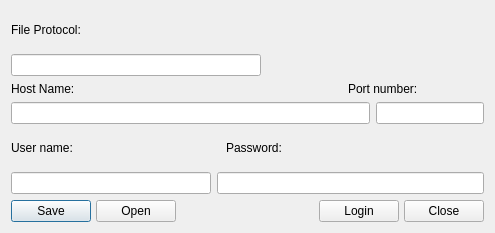
<?xml version="1.0" encoding="UTF-8"?>
<ui version="4.0">
 <class>NewSession</class>
 <widget class="QDialog" name="NewSession">
  <property name="windowModality">
   <enum>Qt::NonModal</enum>
  </property>
  <property name="geometry">
   <rect>
    <x>0</x>
    <y>0</y>
    <width>495</width>
    <height>233</height>
   </rect>
  </property>
  <property name="sizePolicy">
   <sizepolicy hsizetype="Fixed" vsizetype="Fixed">
    <horstretch>0</horstretch>
    <verstretch>0</verstretch>
   </sizepolicy>
  </property>
  <property name="minimumSize">
   <size>
    <width>495</width>
    <height>233</height>
   </size>
  </property>
  <property name="maximumSize">
   <size>
    <width>495</width>
    <height>233</height>
   </size>
  </property>
  <property name="baseSize">
   <size>
    <width>495</width>
    <height>233</height>
   </size>
  </property>
  <property name="focusPolicy">
   <enum>Qt::TabFocus</enum>
  </property>
  <property name="contextMenuPolicy">
   <enum>Qt::NoContextMenu</enum>
  </property>
  <property name="windowTitle">
   <string>New Session</string>
  </property>
  <layout class="QGridLayout" name="gridLayout">
   <item row="0" column="0">
    <widget class="QLabel" name="label">
     <property name="text">
      <string>File Protocol:</string>
     </property>
     <property name="textFormat">
      <enum>Qt::AutoText</enum>
     </property>
    </widget>
   </item>
   <item row="2" column="0">
    <widget class="QLineEdit" name="lineEdit">
     <property name="sizePolicy">
      <sizepolicy hsizetype="Fixed" vsizetype="Fixed">
       <horstretch>0</horstretch>
       <verstretch>0</verstretch>
      </sizepolicy>
     </property>
     <property name="minimumSize">
      <size>
       <width>250</width>
       <height>0</height>
      </size>
     </property>
    </widget>
   </item>
   <item row="3" column="0">
    <layout class="QHBoxLayout" name="horizontalLayout_2">
     <property name="spacing">
      <number>200</number>
     </property>
     <item>
      <widget class="QLabel" name="label_3">
       <property name="sizePolicy">
        <sizepolicy hsizetype="Preferred" vsizetype="Fixed">
         <horstretch>0</horstretch>
         <verstretch>0</verstretch>
        </sizepolicy>
       </property>
       <property name="text">
        <string>Host Name:</string>
       </property>
      </widget>
     </item>
     <item>
      <widget class="QLabel" name="label_2">
       <property name="sizePolicy">
        <sizepolicy hsizetype="Preferred" vsizetype="Fixed">
         <horstretch>0</horstretch>
         <verstretch>0</verstretch>
        </sizepolicy>
       </property>
       <property name="text">
        <string>Port number:</string>
       </property>
      </widget>
     </item>
    </layout>
   </item>
   <item row="4" column="0">
    <layout class="QHBoxLayout" name="horizontalLayout">
     <item>
      <widget class="QLineEdit" name="lineEdit_3">
       <property name="enabled">
        <bool>true</bool>
       </property>
       <property name="sizePolicy">
        <sizepolicy hsizetype="Expanding" vsizetype="Fixed">
         <horstretch>0</horstretch>
         <verstretch>0</verstretch>
        </sizepolicy>
       </property>
       <property name="minimumSize">
        <size>
         <width>300</width>
         <height>0</height>
        </size>
       </property>
      </widget>
     </item>
     <item>
      <widget class="QLineEdit" name="lineEdit_2">
       <property name="sizePolicy">
        <sizepolicy hsizetype="Fixed" vsizetype="Fixed">
         <horstretch>0</horstretch>
         <verstretch>0</verstretch>
        </sizepolicy>
       </property>
      </widget>
     </item>
    </layout>
   </item>
   <item row="5" column="0">
    <layout class="QHBoxLayout" name="horizontalLayout_3">
     <property name="spacing">
      <number>0</number>
     </property>
     <item>
      <widget class="QLabel" name="label_5">
       <property name="sizePolicy">
        <sizepolicy hsizetype="Fixed" vsizetype="Preferred">
         <horstretch>0</horstretch>
         <verstretch>0</verstretch>
        </sizepolicy>
       </property>
       <property name="minimumSize">
        <size>
         <width>215</width>
         <height>0</height>
        </size>
       </property>
       <property name="text">
        <string>User name:</string>
       </property>
      </widget>
     </item>
     <item>
      <widget class="QLabel" name="label_4">
       <property name="text">
        <string>Password:</string>
       </property>
      </widget>
     </item>
    </layout>
   </item>
   <item row="7" column="0">
    <layout class="QHBoxLayout" name="horizontalLayout_5">
     <property name="spacing">
      <number>5</number>
     </property>
     <property name="sizeConstraint">
      <enum>QLayout::SetFixedSize</enum>
     </property>
     <item>
      <widget class="QPushButton" name="pushButton">
       <property name="focusPolicy">
        <enum>Qt::ClickFocus</enum>
       </property>
       <property name="text">
        <string>Save</string>
       </property>
      </widget>
     </item>
     <item>
      <widget class="QPushButton" name="pushButton_4">
       <property name="focusPolicy">
        <enum>Qt::ClickFocus</enum>
       </property>
       <property name="text">
        <string>Open</string>
       </property>
      </widget>
     </item>
     <item>
      <spacer name="horizontalSpacer">
       <property name="orientation">
        <enum>Qt::Horizontal</enum>
       </property>
       <property name="sizeHint" stdset="0">
        <size>
         <width>300</width>
         <height>20</height>
        </size>
       </property>
      </spacer>
     </item>
     <item>
      <widget class="QPushButton" name="pushButton_2">
       <property name="sizePolicy">
        <sizepolicy hsizetype="Fixed" vsizetype="Fixed">
         <horstretch>0</horstretch>
         <verstretch>0</verstretch>
        </sizepolicy>
       </property>
       <property name="text">
        <string>Login</string>
       </property>
      </widget>
     </item>
     <item>
      <widget class="QPushButton" name="pushButton_3">
       <property name="sizePolicy">
        <sizepolicy hsizetype="Fixed" vsizetype="Fixed">
         <horstretch>0</horstretch>
         <verstretch>0</verstretch>
        </sizepolicy>
       </property>
       <property name="text">
        <string>Close</string>
       </property>
      </widget>
     </item>
    </layout>
   </item>
   <item row="6" column="0">
    <layout class="QHBoxLayout" name="horizontalLayout_4">
     <item>
      <widget class="QLineEdit" name="lineEdit_5">
       <property name="sizePolicy">
        <sizepolicy hsizetype="Fixed" vsizetype="Fixed">
         <horstretch>0</horstretch>
         <verstretch>0</verstretch>
        </sizepolicy>
       </property>
       <property name="minimumSize">
        <size>
         <width>200</width>
         <height>0</height>
        </size>
       </property>
      </widget>
     </item>
     <item>
      <widget class="QLineEdit" name="lineEdit_4">
       <property name="sizePolicy">
        <sizepolicy hsizetype="Expanding" vsizetype="Fixed">
         <horstretch>0</horstretch>
         <verstretch>0</verstretch>
        </sizepolicy>
       </property>
       <property name="minimumSize">
        <size>
         <width>238</width>
         <height>0</height>
        </size>
       </property>
       <property name="echoMode">
        <enum>QLineEdit::Password</enum>
       </property>
      </widget>
     </item>
    </layout>
   </item>
  </layout>
 </widget>
 <resources/>
 <connections/>
</ui>
